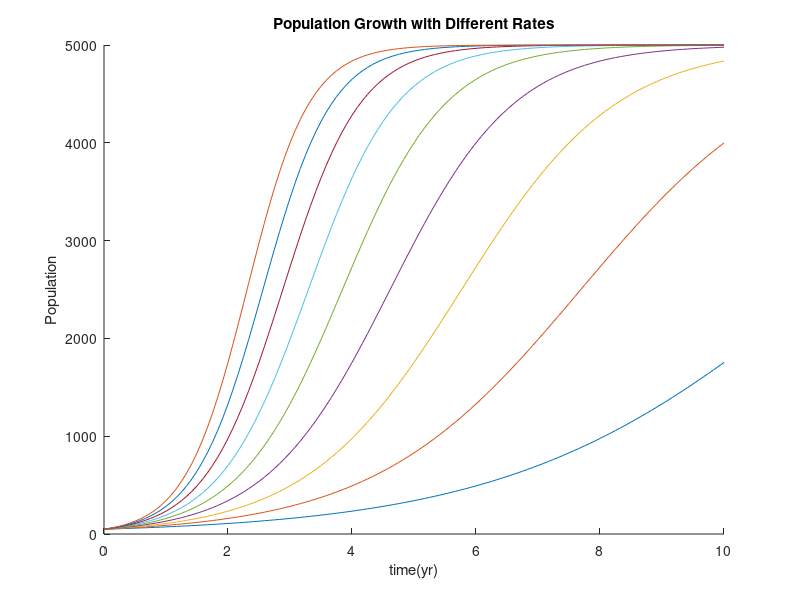

The MATLAB source for this figure:
%{
EGR102HEADERCOMMENT - Demonstrate header comment style for EGR 102.
Authors:    Hamzah Zannoun
Assignment: Logistic function plot
Changed:    18 October 2017
Purpose:
A code to graph a logistic growth curve
%}
hold on
for r=.4:.2:2; % growth rate
P0=50; % initial population
K=5000; % carrying capacity
time=0:1/12:10;% create a time array
% create a population array to store calculations
numPoints=length(time);
Population=zeros(1,numPoints);
% calculate poplulations
for step=1:numPoints
 maxPop=P0*exp(r*time(step));
 Population(step)=(K*maxPop)/(K+maxPop+P0);
end
plot(time,Population)% plot the result
title('Population Growth with Different Rates')
xlabel('time(yr)')
ylabel('Population')
end
hold off